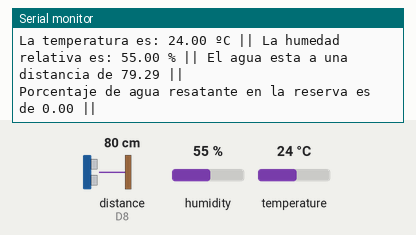
Recording of a sketch running on a simulated ESP8266 (NodeMCU). On the bench: the last lines printed to the serial monitor. Wiring (inferred from the names in the program): ultrasonic range finder: trigger D7; echo D8. The inputs (shaded band) are chosen by the test bench; at power-on: distance to the obstacle (sensor on D8) 80 cm, humidity 55 %, temperature 24 °C. The echo pulse lasts 58.3 µs per cm; WiFi joins after 1.5 s; servers stay silent unless stated.

Above: at 3.0 s.
3.1 s: distance to the obstacle (sensor on D8) set to 2 cm
At 4.4 s:
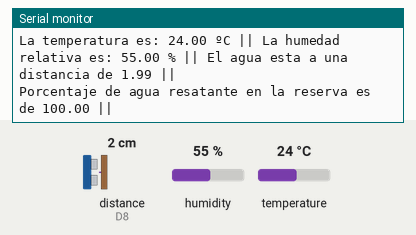
4.6 s: humidity set to 22 %
At 5.5 s:
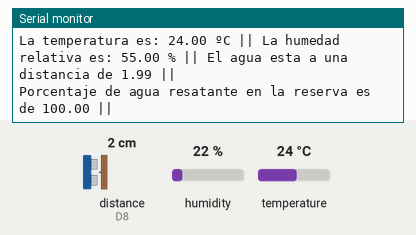
6.1 s: temperature set to 12 °C
At 7.4 s:
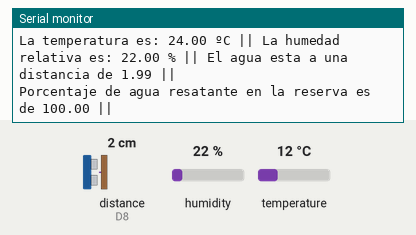
7.6 s: distance to the obstacle (sensor on D8) set to 4 cm
At 8.6 s:
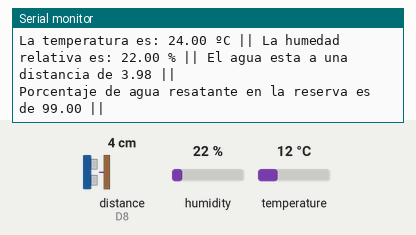
9.1 s: humidity set to 40 %
At 10.5 s:
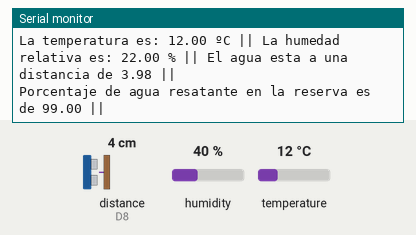
Timing chart, 0 to 11.6 s (numbered marks = the images above; inputs shaded):
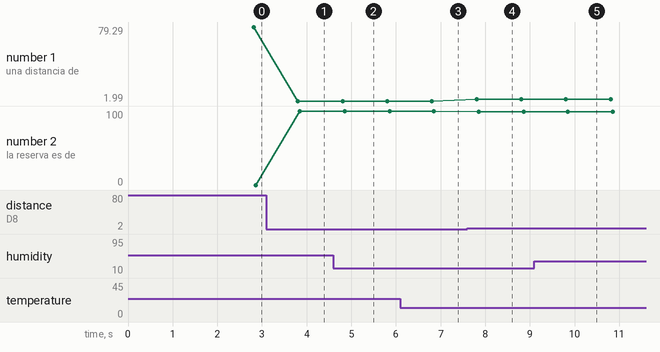

The sketch:

NodeMcu_Blynk.ino
```cpp
                                                                                 // Defino la conexion de todos los pines de la huerta
#define trigPin D7
#define echoPin D8
long duration;
float distance;
float percentage;

#define DHTPIN D2

#define BLYNK_PRINT Serial
#include <SPI.h>
#include <ESP8266WiFi.h>
#include <BlynkSimpleEsp8266.h>
#include <DHT.h>

// You should get Auth Token in the Blynk App.
// Go to the Project Settings (nut icon).
char auth[] = "JIpPXhBWD03tlWEKfY5ulEBUytAnmypt";                               // Codigo de autenticacion para linkear con la app de Blynk

// Your WiFi credentials.
// Set password to "" for open networks.
char ssid[] = "Fibertel WiFi493 2.4GHz";                                        // Nombre de la red de WiFi
char pass[] = "nicolas1234";                                                    // Contraseña de WiFi

//#define DHTTYPE DHT11     // DHT 11
#define DHTTYPE DHT22   // DHT 22, AM2302, AM2321                               // Modelo de nuestro modulo Humedad y Temperatura Ambiente
//#define DHTTYPE DHT21   // DHT 21, AM2301

DHT dht(DHTPIN, DHTTYPE);
BlynkTimer timer;

// This function sends Arduino's up time every second to Virtual Pin (5).
// In the app, Widget's reading frequency should be set to PUSH. This means
// that you define how often to send data to Blynk App.

void sendSensor()

{
  float h = dht.readHumidity();                                                 // Lectura de Humedad
  float t = dht.readTemperature();                                              // Lectura de Temperatura

  if (isnan(h) || isnan(t)) {
    Serial.println("Failed to read from DHT sensor!");
    return;
  }
                                                                                // El proceso de lectura de distancia con el sensor HC-SR04
  // Clears the trigPin
  digitalWrite(trigPin, LOW);
  delayMicroseconds(2);
  // Sets the trigPin on HIGH state for 10 micro seconds
  digitalWrite(trigPin, HIGH);
  delayMicroseconds(10);
  digitalWrite(trigPin, LOW);
  // Reads the echoPin, returns the sound wave travel time in microseconds
  duration = pulseIn(echoPin, HIGH);
  // Calculating the distance
  distance= duration*0.034/2;
  // Prints the distance on the Serial Monitor
                                                                               // Se envian los datos de temperatura, humedad y distancia a la app de Blynk

  if (distance < 16.00 && distance > 3.00)
  {
  percentage = map(distance,16.00, 3.00, 0.00, 100.00);
    }

  if (distance > 16.00)
  {
  percentage = 0.00;
    }

  if (distance < 3.00)
  {
  percentage = 100.0;
    }

  Blynk.virtualWrite(V6, t);
  Blynk.virtualWrite(V7, h);
  Blynk.virtualWrite(V9, percentage);

  Serial.print("La temperatura es: ");
  Serial.print(t);
  Serial.print(" ºC || ");

  Serial.print("La humedad relativa es: ");
  Serial.print(h);
  Serial.print(" % || ");

  Serial.print("El agua esta a una distancia de ");
  Serial.print(distance);
  Serial.println(" || ");

  Serial.print("Porcentaje de agua resatante en la reserva es de ");
  Serial.print(percentage);
  Serial.println(" || ");


  Serial.println("");
}

void setup()
{
                                                                                 // Defino si los pines son INPUT (vamos a usar ese pin para un sensor)
                                                                                 // o OUTPUT (vamos a usar ese pin para un actuador)
  pinMode(trigPin, OUTPUT); // Sets the trigPin as an Output
  pinMode(echoPin, INPUT);  // Sets the echoPin as an Input

  Blynk.begin(auth, ssid, pass);

  dht.begin();
  timer.setInterval(1000L, sendSensor);

  Serial.begin(9600);
}

void loop()
{
  Blynk.run();
  timer.run();
}
```

Measured:
- after the input at 3.1 s, the serial monitor: prints a new line after 0.70 s (image 1)
- after the input at 7.6 s, the serial monitor: prints a new line after 0.21 s (image 4)
- plotted number 1: 79.29 → 1.99 after the input at 3.1 s, 1.99 → 3.98 after the input at 7.6 s
- plotted number 2: 0 → 100 after the input at 3.1 s, 100 → 99 after the input at 7.6 s
